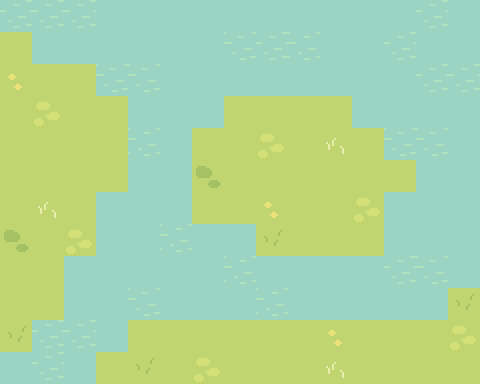

The image is a tile-based game level rendered from a .tmx file. Its description and complete source (layers, tilesets, objects, tile grids) follow:
An orthogonal 15x12 tile map with 32x32 px tiles, 1 tile layer (Tile Layer 1).

<map version="1.10" tiledversion="1.11.2" orientation="orthogonal" renderorder="right-down" width="15" height="12" tilewidth="32" tileheight="32" infinite="0" nextlayerid="2" nextobjectid="1">
 <tileset firstgid="1" source="TilesetBase.tsx" />
 <layer id="1" name="Tile Layer 1" width="15" height="12">
  <data encoding="csv">
13,13,13,17,17,17,17,17,17,17,17,17,17,13,17,
18,17,17,17,17,17,17,14,13,15,17,17,13,17,17,
12,18,18,14,14,17,17,17,17,17,17,17,17,13,13,
18,10,18,18,17,17,17,18,18,18,18,17,17,17,17,
18,18,18,18,15,17,18,18,10,18,7,18,14,14,17,
18,18,18,18,17,17,4,18,18,18,18,18,18,17,17,
18,7,18,17,17,17,18,18,12,18,18,10,17,17,17,
4,18,10,17,17,15,17,17,1,18,18,18,17,17,17,
18,18,17,17,17,17,17,15,17,17,17,17,13,14,17,
18,18,17,17,14,17,17,17,15,17,17,17,17,17,1,
1,13,13,17,18,18,18,18,18,18,12,18,18,18,10,
17,13,17,18,1,18,10,18,18,18,7,18,18,18,18
</data>
 </layer>
</map>
